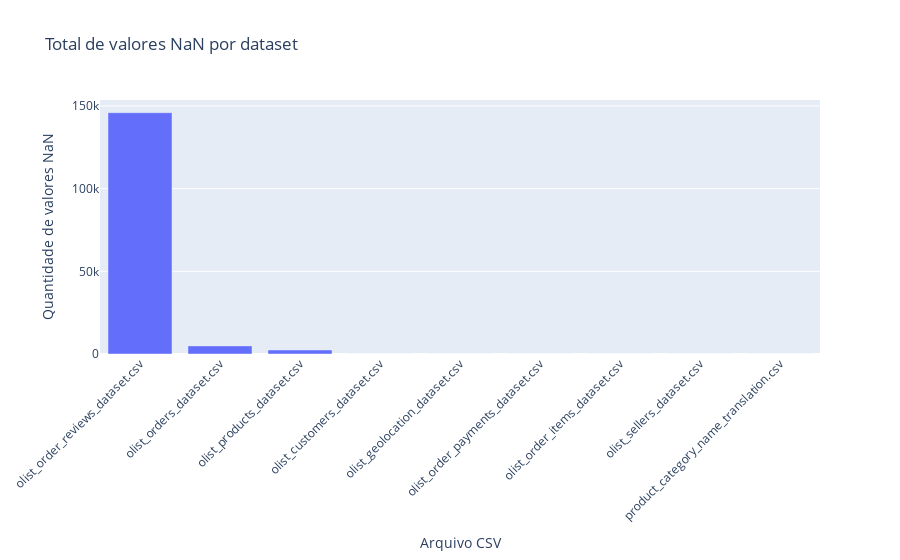
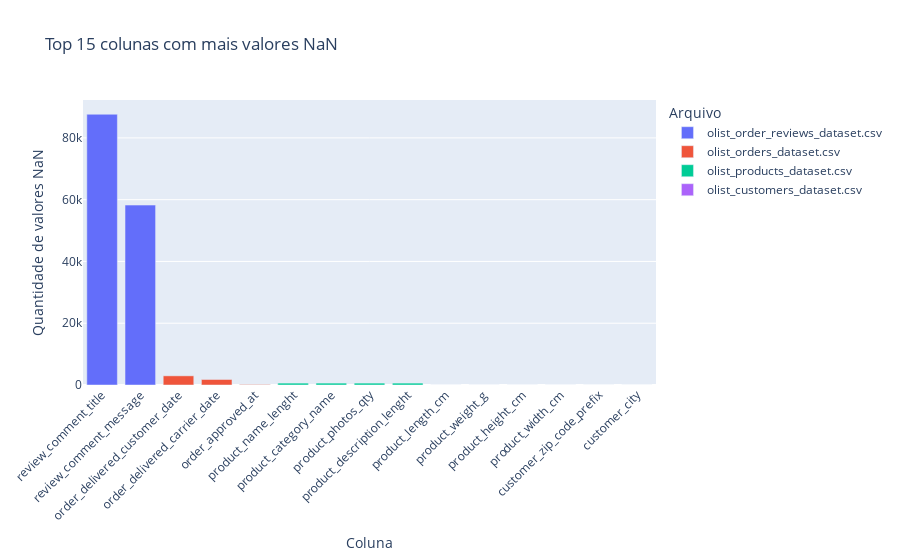

The cell these charts' notebook holds for them, in order:
### Markdown cell above
### Gráfico com as colunas problemáticas

### Code cell
import plotly.express as px

# carrega o relatório consolidado
df_nan = pd.read_csv("../data/nan_report.csv")

# 1) Total de NaNs por arquivo
df_arquivo = (
   df_nan
   .groupby("arquivo", as_index=False)["n_nan"]
   .sum()
   .sort_values("n_nan", ascending=False)
)

fig_arquivos = px.bar(
   df_arquivo,
   x="arquivo",
   y="n_nan",
   title="Total de valores NaN por dataset",
   labels={
      "arquivo": "Arquivo CSV",
      "n_nan": "Quantidade de valores NaN"
   }
)

fig_arquivos.update_layout(xaxis_tickangle=-45)
fig_arquivos.show()

# 2) Opcional: top 15 colunas com mais NaNs
df_colunas = (
   df_nan
   .sort_values("n_nan", ascending=False)
   .head(15)
)

fig_colunas = px.bar(
   df_colunas,
   x="coluna",
   y="n_nan",
   color="arquivo",
   title="Top 15 colunas com mais valores NaN",
   labels={
      "coluna": "Coluna",
      "n_nan": "Quantidade de valores NaN",
      "arquivo": "Arquivo"
   }
)

fig_colunas.update_layout(xaxis_tickangle=-45)
fig_colunas.show()

### Figure 1 — Plotly figure (JSON) as saved in the notebook; plotly's stock layout.template omitted (floating-point values rounded to 4 significant figures)
{"data": [{"hovertemplate": "Arquivo CSV=%{x}<br>Quantidade de valores NaN=%{y}<extra></extra>", "legendgroup": "", "marker": {"color": "#636efa", "pattern": {"shape": ""}}, "name": "", "orientation": "v", "showlegend": false, "textposition": "auto", "type": "bar", "x": ["olist_order_reviews_dataset.csv", "olist_orders_dataset.csv", "olist_products_dataset.csv", "olist_customers_dataset.csv", "olist_geolocation_dataset.csv", "olist_order_payments_dataset.csv", "olist_order_items_dataset.csv", "olist_sellers_dataset.csv", "product_category_name_translation.csv"], "xaxis": "x", "y": [145903, 4908, 2448, 0, 0, 0, 0, 0, 0], "yaxis": "y"}], "layout": {"barmode": "relative", "legend": {"tracegroupgap": 0}, "title": {"text": "Total de valores NaN por dataset"}, "xaxis": {"anchor": "y", "domain": [0, 1], "tickangle": -45, "title": {"text": "Arquivo CSV"}}, "yaxis": {"anchor": "x", "domain": [0, 1], "title": {"text": "Quantidade de valores NaN"}}}}

### Figure 2 — Plotly figure (JSON) as saved in the notebook; plotly's stock layout.template omitted (floating-point values rounded to 4 significant figures)
{"data": [{"hovertemplate": "Arquivo=olist_order_reviews_dataset.csv<br>Coluna=%{x}<br>Quantidade de valores NaN=%{y}<extra></extra>", "legendgroup": "olist_order_reviews_dataset.csv", "marker": {"color": "#636efa", "pattern": {"shape": ""}}, "name": "olist_order_reviews_dataset.csv", "orientation": "v", "showlegend": true, "textposition": "auto", "type": "bar", "x": ["review_comment_title", "review_comment_message"], "xaxis": "x", "y": [87656, 58247], "yaxis": "y"}, {"hovertemplate": "Arquivo=olist_orders_dataset.csv<br>Coluna=%{x}<br>Quantidade de valores NaN=%{y}<extra></extra>", "legendgroup": "olist_orders_dataset.csv", "marker": {"color": "#EF553B", "pattern": {"shape": ""}}, "name": "olist_orders_dataset.csv", "orientation": "v", "showlegend": true, "textposition": "auto", "type": "bar", "x": ["order_delivered_customer_date", "order_delivered_carrier_date", "order_approved_at"], "xaxis": "x", "y": [2965, 1783, 160], "yaxis": "y"}, {"hovertemplate": "Arquivo=olist_products_dataset.csv<br>Coluna=%{x}<br>Quantidade de valores NaN=%{y}<extra></extra>", "legendgroup": "olist_products_dataset.csv", "marker": {"color": "#00cc96", "pattern": {"shape": ""}}, "name": "olist_products_dataset.csv", "orientation": "v", "showlegend": true, "textposition": "auto", "type": "bar", "x": ["product_name_lenght", "product_category_name", "product_photos_qty", "product_description_lenght", "product_length_cm", "product_weight_g", "product_height_cm", "product_width_cm"], "xaxis": "x", "y": [610, 610, 610, 610, 2, 2, 2, 2], "yaxis": "y"}, {"hovertemplate": "Arquivo=olist_customers_dataset.csv<br>Coluna=%{x}<br>Quantidade de valores NaN=%{y}<extra></extra>", "legendgroup": "olist_customers_dataset.csv", "marker": {"color": "#ab63fa", "pattern": {"shape": ""}}, "name": "olist_customers_dataset.csv", "orientation": "v", "showlegend": true, "textposition": "auto", "type": "bar", "x": ["customer_zip_code_prefix", "customer_city"], "xaxis": "x", "y": [0, 0], "yaxis": "y"}], "layout": {"barmode": "relative", "legend": {"title": {"text": "Arquivo"}, "tracegroupgap": 0}, "title": {"text": "Top 15 colunas com mais valores NaN"}, "xaxis": {"anchor": "y", "domain": [0, 1], "tickangle": -45, "title": {"text": "Coluna"}}, "yaxis": {"anchor": "x", "domain": [0, 1], "title": {"text": "Quantidade de valores NaN"}}}}
